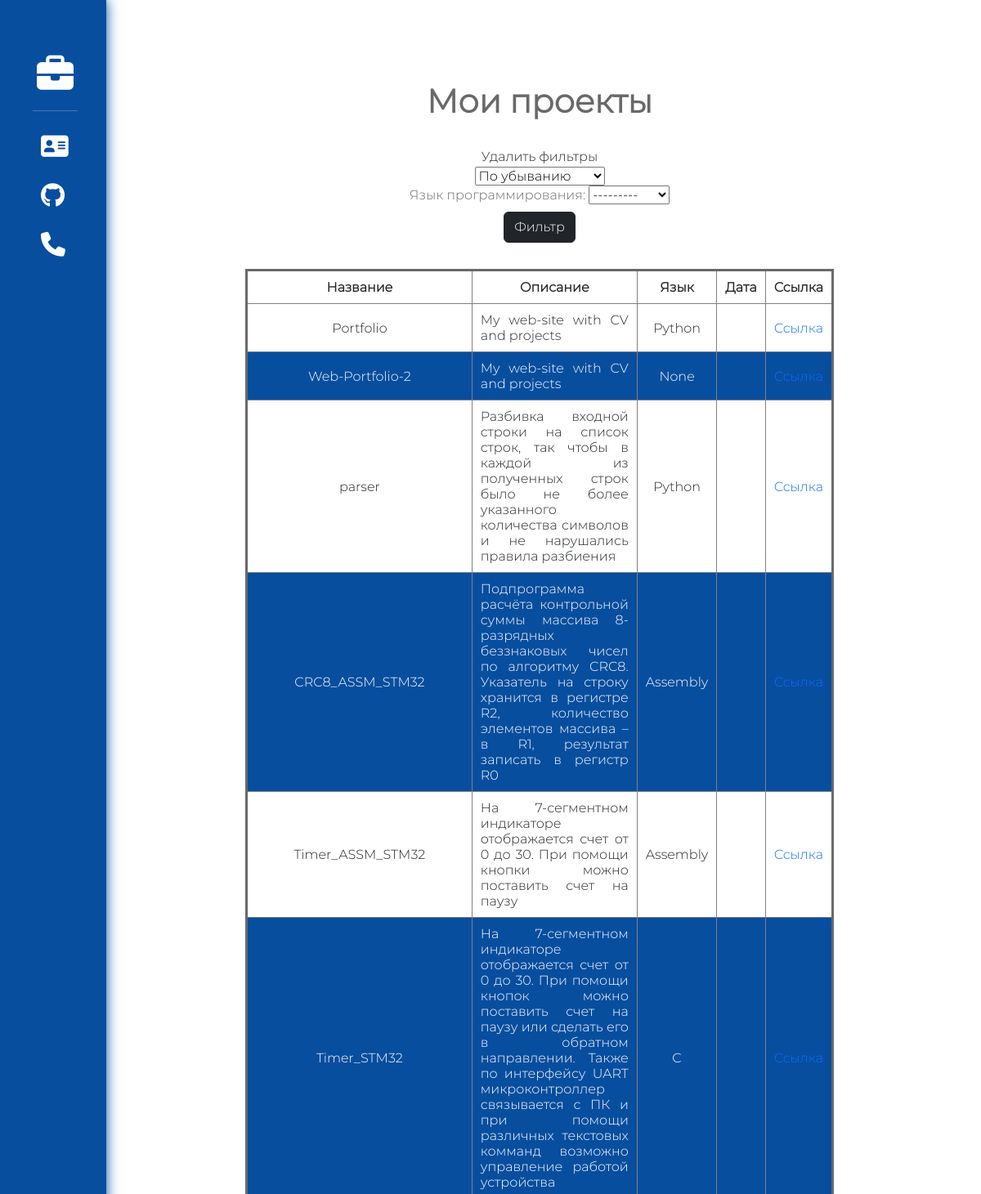
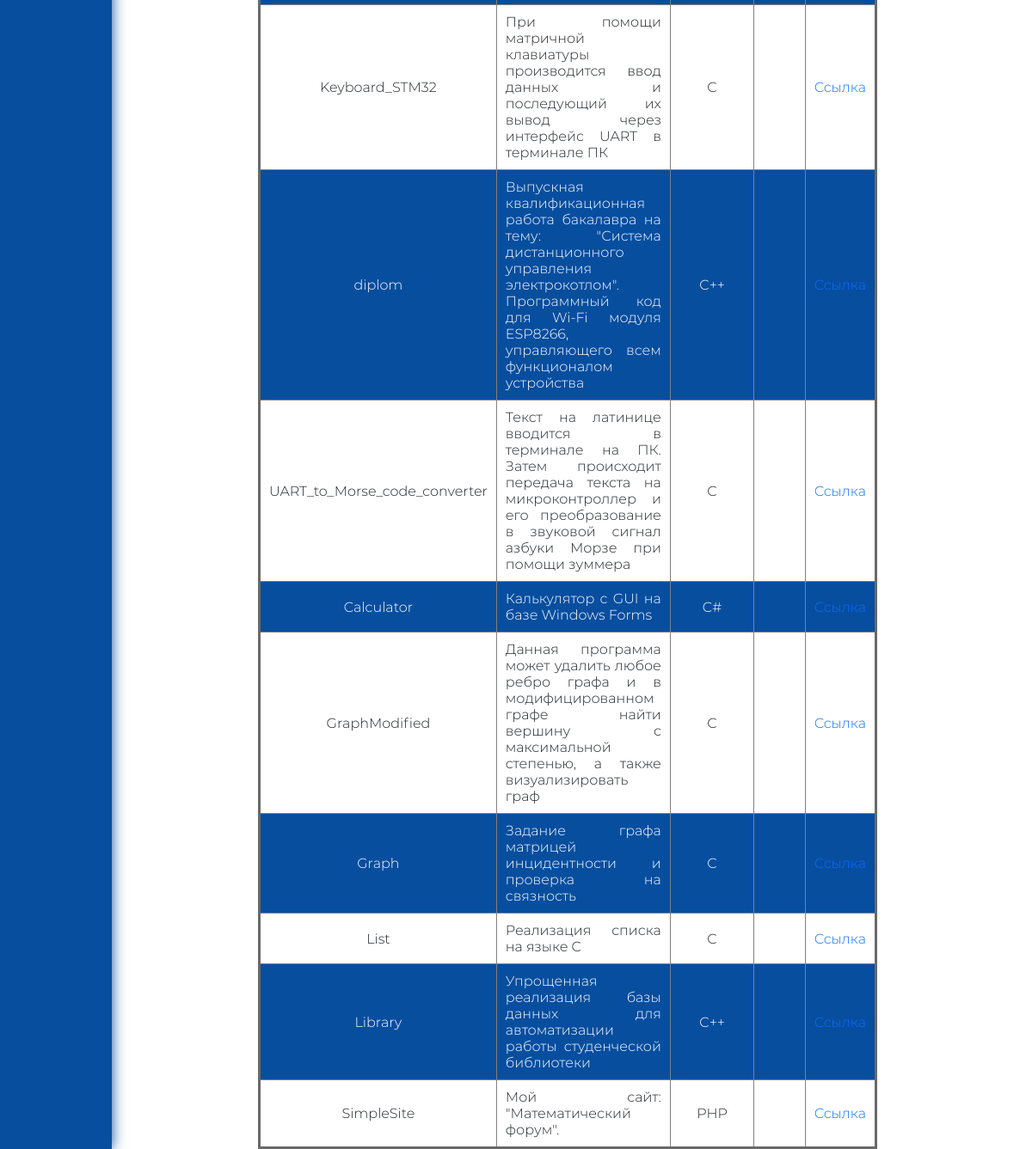
The page /list/ on the database as committed earlier (2 pictures, top to bottom).
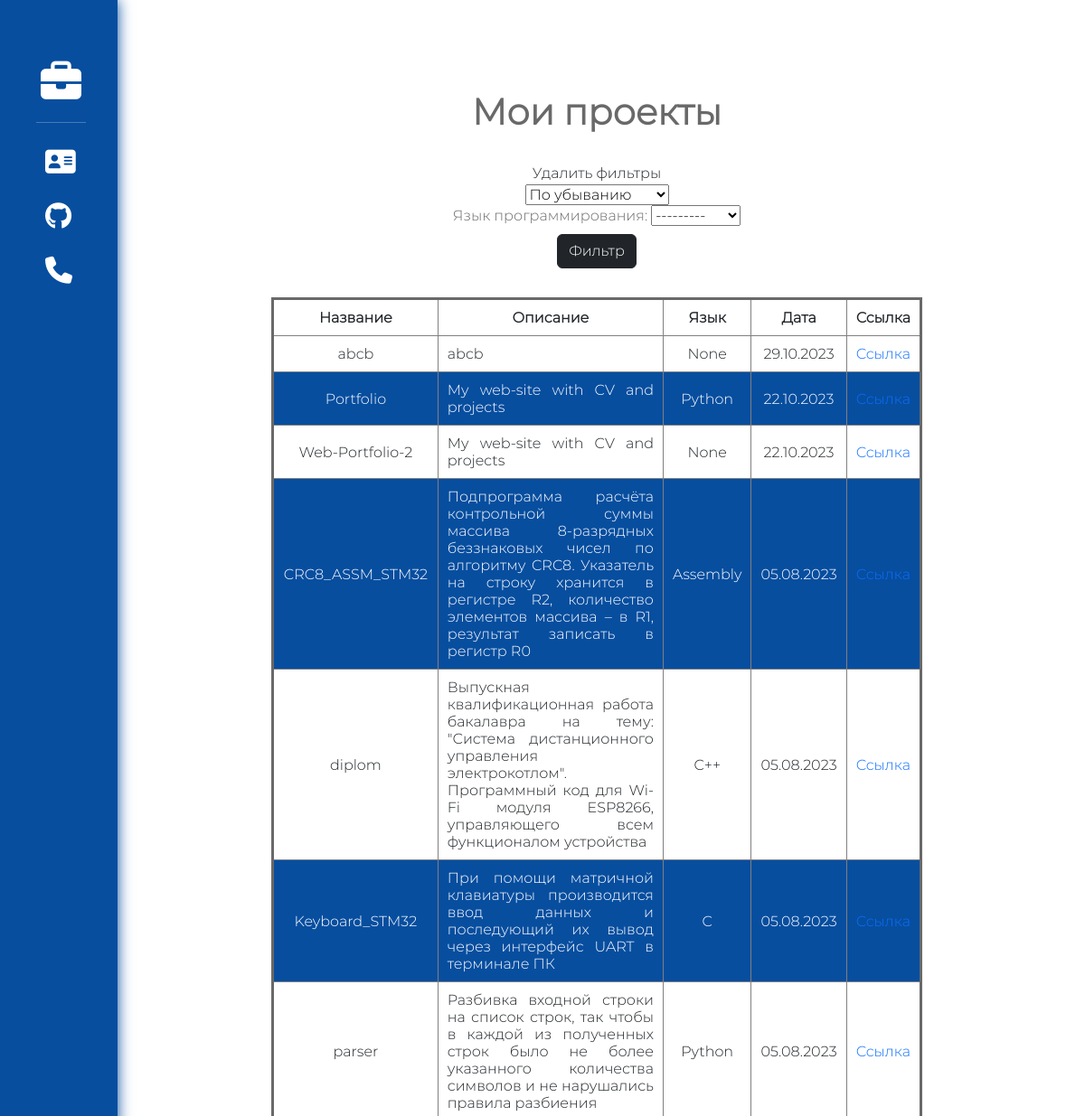
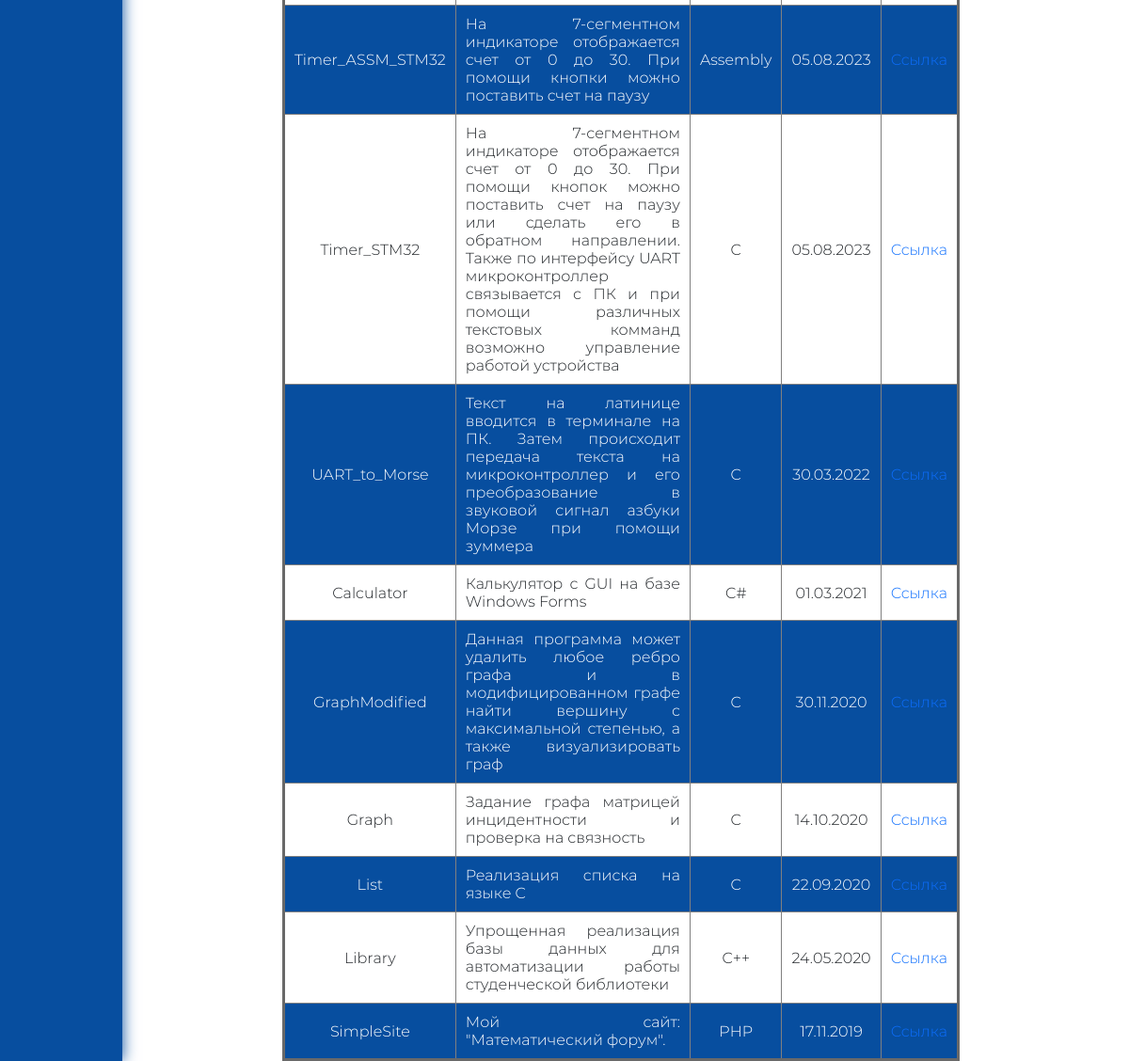
The same page on the database as committed later (2 pictures, top to bottom).
### list/models.py (models this page shows, shortened)
class Projects(models.Model):
    repo_id = models.IntegerField('ID репозитория', default=0)
    name = models.CharField('Название', max_length=50, default='')
    descript = models.CharField('Описание', max_length=250, default='', null=True)
    date = models.DateField('Дата создания')
    language = models.CharField('Язык программирования', max_length=20, default='', null=True)
    url = models.CharField('Ссылка', max_length=250, default='', null=True)
    class Meta:
        verbose_name = 'Проект'
        verbose_name_plural = 'Проекты'

### list/views.py (the view)
# urls.py: path('', views.ProjectsListView.as_view(), name='list_git'),
class ProjectsListView(FilterView):
    model = Projects
    template_name = 'list/index.html'
    filterset_class = ProjectsFilter
    def get_queryset(self):
        get_repos()
        queryset = super().get_queryset()
        order_direction = self.request.GET.get('order')
        if order_direction == 'asc':
            queryset = queryset.order_by('date')
        else:
            queryset = queryset.order_by('-date')
        return queryset
    def get_context_data(self, **kwargs):
        context = super().get_context_data(**kwargs)
        order_direction = self.request.GET.get('order')
        context['order_direction'] = order_direction
        return context

### list/views.py (called while the page is built, shortened)
def get_repos():
    repos = user.get_repos()

### list/templates/list/index.html (shortened to what this page needs)
{% extends 'main/layout.html' %}
{% block content %}
    <div class="features">
        <h1>Мои проекты</h1>
        <br>
        <a class="text-dark text-sm mb-1" href="{% url 'list_git' %}">Удалить фильтры</a>
        <form method="get">
            <select name="order">
                <option value="desc" {% if order_direction == "desc" %}selected{% endif %}>По убыванию</option>
            </select>
            <div>
                {% for field in filter.form %}
                    <div>
                        {{ field.label_tag }}
                        {{ field }}
                    </div>
                {% endfor %}
            </div>
            <button type="submit" class="btn btn-dark mb-3 mt-2">Фильтр</button>
        </form>
        <table>
            <tr>
                <th>Название</th>
                <th>Описание</th>
                <th>Язык</th>
                <th id="date">Дата</th>
                <th>Ссылка</th>
            </tr>
            {% if filter.qs|length > 1 %}
                {% for el in filter.qs %}
                    <tr class="{% cycle 'odd_row' 'even_row' %}">
                        <td>{{ el.name }}</td>
                        <td>{{ el.descript }}</td>
                        <td>{{ el.language }}</td>
                        <td>{{ el.date|date:"d.m.Y" }}</td>
                        <td><a href="{{ el.url }}">Ссылка</a></td>
                    </tr>
                {% endfor %}
            {% endif %}
        </table>
    </div>
{% endblock %}

### main/templates/main/layout.html (shortened to what this page needs)
{% load static %}
<html lang="ru">
<head>
    <link rel="stylesheet" href="https://cdn.jsdelivr.net/npm/bootstrap@5.2.3/dist/css/bootstrap.min.css"
>
    <link rel="stylesheet" href="{% static 'main/css/main.css' %}" type="text/css">
</head>
<body>
<aside>
    <div class="item_head">
        <i class="fa-solid fa-briefcase fa-xl" style="color: #ffffff;"></i>
    </div>
    <hr/>
    <div class="item">
        <a href="{% url 'about' %}">
            <i class="fa-solid fa-address-card fa-xl"></i>
        </a>
    </div>
    <div class="item">
        <a href="{% url 'list_git' %}">
            <i class="fa-brands fa-github fa-xl"></i>
        </a>
    </div>
    <div class="item">
        <a href="">
            <i class="fa-solid fa-phone fa-xl"></i>
        </a>
    </div>
</aside>
<main>
    {% block content %}
    {% endblock %}
</main>
</body>
</html>

### main/static/main/css/main.css (style rules this page uses)
body { background: white; font-family: Montserrat, serif; }
aside { float: left; background: #074e9f; width: 130px; padding: 50px; height: 100%; position: fixed; color: white; box-shadow: 0px 0px 15px 0px #074e9f; transition: ease-in-out 0.7s; overflow: hidden; z-index: 10; }
i { float: left; padding-top: 12px; color: white; }
.item_head i { padding-top: 20px; margin-left: -5px; }
hr { height: 1px; color: white; margin-right: -15px; margin-left: -10px; }
.item, .item_head { font-size: 20px; margin: 30px 0; transition: transform .5s ease; }
.item_head { font-size: 30px; font-weight: bold; margin: 20px 0; }
div a { text-decoration: none; }
button { background: white; border-color: dimgrey; border-width: 1px; padding: 15px; color: dimgrey; font-weight: bold; border-radius: 3px; font-size: 20px; transition: ease-in-out 0.7s; }
main .features { float: right; color: dimgrey; margin-top: 100px; margin-right: 15%; text-align: center; width: 60%; }
main .features h1 { font-weight: bold; }
table { width: 100%; border-collapse: collapse; border: 3px solid dimgrey; }
th { text-align: center; border: 1px solid grey; padding: 10px; }
td:nth-child(2) { text-align: justify; }
td { text-align: center; border: 1px solid grey; padding: 10px; }
.even_row { background: #074e9f; color: white; }
.odd_row { background: white; }

Rows that differ between the two databases and show on the page:
added Projects: name "abcb", descript "abcb", language "None", date "29.10.2023"
changed Projects "Portfolio": date (not shown) → "22.10.2023"
changed Projects "Web-Portfolio-2": date (not shown) → "22.10.2023"
changed Projects "CRC8_ASSM_STM32": date (not shown) → "05.08.2023"; moves up the list
changed Projects "diplom": date (not shown) → "05.08.2023"; moves up the list
changed Projects "Keyboard_STM32": date (not shown) → "05.08.2023"; moves up the list
changed Projects "parser": date (not shown) → "05.08.2023"
changed Projects "Timer_ASSM_STM32": date (not shown) → "05.08.2023"
changed Projects "Timer_STM32": date (not shown) → "05.08.2023"
changed Projects: name "UART_to_Morse_code_converter" → "UART_to_Morse"; date (not shown) → "30.03.2022"
changed Projects "Calculator": date (not shown) → "01.03.2021"
changed Projects "GraphModified": date (not shown) → "30.11.2020"
changed Projects "Graph": date (not shown) → "14.10.2020"
changed Projects "List": date (not shown) → "22.09.2020"
changed Projects "Library": date (not shown) → "24.05.2020"
changed Projects "SimpleSite": date (not shown) → "17.11.2019"
